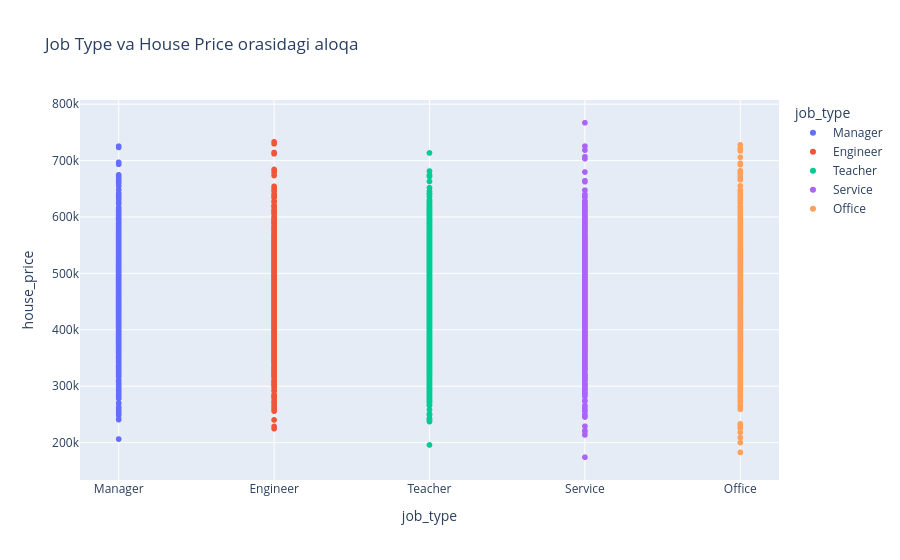

Notebook code for this chart:
### Code cell
import plotly.express as px

chart = px.scatter(
    df,
    x='job_type',
    y='house_price',
    color='job_type',
    hover_data=['job_type', 'house_price'],
    title='Job Type va House Price orasidagi aloqa'
)

chart.show()

### Figure 1 — Plotly figure (JSON) as saved in the notebook; plotly's stock layout.template omitted (floating-point values rounded to 4 significant figures; data arrays with more than 128 entries replaced by an {"elided": "..."} marker saying what was removed)
{"data": [{"hovertemplate": "job_type=%{x}<br>house_price=%{y}<extra></extra>", "legendgroup": "Manager", "marker": {"color": "#636efa", "symbol": "circle"}, "mode": "markers", "name": "Manager", "showlegend": true, "type": "scattergl", "x": {"elided": "935 str values"}, "xaxis": "x", "y": {"elided": "935 float values"}, "yaxis": "y"}, {"hovertemplate": "job_type=%{x}<br>house_price=%{y}<extra></extra>", "legendgroup": "Engineer", "marker": {"color": "#EF553B", "symbol": "circle"}, "mode": "markers", "name": "Engineer", "showlegend": true, "type": "scattergl", "x": {"elided": "928 str values"}, "xaxis": "x", "y": {"elided": "928 float values"}, "yaxis": "y"}, {"hovertemplate": "job_type=%{x}<br>house_price=%{y}<extra></extra>", "legendgroup": "Teacher", "marker": {"color": "#00cc96", "symbol": "circle"}, "mode": "markers", "name": "Teacher", "showlegend": true, "type": "scattergl", "x": {"elided": "1246 str values"}, "xaxis": "x", "y": {"elided": "1246 float values"}, "yaxis": "y"}, {"hovertemplate": "job_type=%{x}<br>house_price=%{y}<extra></extra>", "legendgroup": "Service", "marker": {"color": "#ab63fa", "symbol": "circle"}, "mode": "markers", "name": "Service", "showlegend": true, "type": "scattergl", "x": {"elided": "991 str values"}, "xaxis": "x", "y": {"elided": "991 float values"}, "yaxis": "y"}, {"hovertemplate": "job_type=%{x}<br>house_price=%{y}<extra></extra>", "legendgroup": "Office", "marker": {"color": "#FFA15A", "symbol": "circle"}, "mode": "markers", "name": "Office", "showlegend": true, "type": "scattergl", "x": {"elided": "900 str values"}, "xaxis": "x", "y": {"elided": "900 float values"}, "yaxis": "y"}], "layout": {"legend": {"title": {"text": "job_type"}, "tracegroupgap": 0}, "title": {"text": "Job Type va House Price orasidagi aloqa"}, "xaxis": {"anchor": "y", "categoryarray": ["Manager", "Engineer", "Teacher", "Service", "Office"], "categoryorder": "array", "domain": [0, 1], "title": {"text": "job_type"}}, "yaxis": {"anchor": "x", "domain": [0, 1], "title": {"text": "house_price"}}}}
